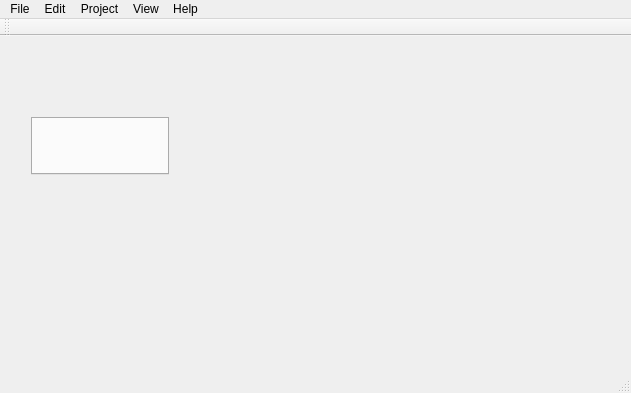
<?xml version="1.0" encoding="UTF-8"?>
<ui version="4.0">
 <class>MainWindow</class>
 <widget class="QMainWindow" name="MainWindow">
  <property name="geometry">
   <rect>
    <x>0</x>
    <y>0</y>
    <width>631</width>
    <height>393</height>
   </rect>
  </property>
  <property name="windowTitle">
   <string>AquaLogic System Tracker</string>
  </property>
  <widget class="QWidget" name="centralWidget">
   <widget class="QWidget" name="verticalLayoutWidget">
    <property name="geometry">
     <rect>
      <x>20</x>
      <y>70</y>
      <width>160</width>
      <height>80</height>
     </rect>
    </property>
    <layout class="QVBoxLayout" name="mainLayout">
     <item>
      <widget class="QTabWidget" name="projectView">
       <property name="tabsClosable">
        <bool>true</bool>
       </property>
       <property name="movable">
        <bool>true</bool>
       </property>
      </widget>
     </item>
    </layout>
   </widget>
  </widget>
  <widget class="QMenuBar" name="menuBar">
   <property name="geometry">
    <rect>
     <x>0</x>
     <y>0</y>
     <width>631</width>
     <height>19</height>
    </rect>
   </property>
   <widget class="QMenu" name="menuFile">
    <property name="title">
     <string>File</string>
    </property>
    <addaction name="actionNew_Project"/>
    <addaction name="actionOpen_Project"/>
   </widget>
   <widget class="QMenu" name="menuProject">
    <property name="title">
     <string>Edit</string>
    </property>
   </widget>
   <widget class="QMenu" name="menuProject_2">
    <property name="title">
     <string>Project</string>
    </property>
   </widget>
   <widget class="QMenu" name="menuView">
    <property name="title">
     <string>View</string>
    </property>
   </widget>
   <widget class="QMenu" name="menuHelp">
    <property name="title">
     <string>Help</string>
    </property>
   </widget>
   <addaction name="menuFile"/>
   <addaction name="menuProject"/>
   <addaction name="menuProject_2"/>
   <addaction name="menuView"/>
   <addaction name="menuHelp"/>
  </widget>
  <widget class="QToolBar" name="mainToolBar">
   <attribute name="toolBarArea">
    <enum>TopToolBarArea</enum>
   </attribute>
   <attribute name="toolBarBreak">
    <bool>false</bool>
   </attribute>
  </widget>
  <widget class="QStatusBar" name="statusBar"/>
  <action name="actionNew_Project">
   <property name="text">
    <string>New Project</string>
   </property>
  </action>
  <action name="actionOpen_Project">
   <property name="text">
    <string>Open Project</string>
   </property>
  </action>
 </widget>
 <layoutdefault spacing="6" margin="11"/>
 <resources/>
 <connections/>
</ui>
